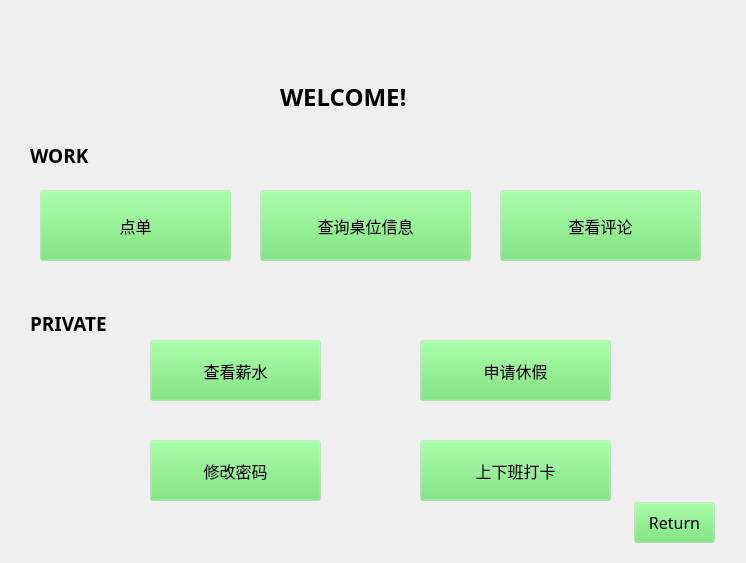
<?xml version="1.0" encoding="UTF-8"?>
<ui version="4.0">
 <class>Servant_open</class>
 <widget class="QWidget" name="Servant_open">
  <property name="geometry">
   <rect>
    <x>0</x>
    <y>0</y>
    <width>746</width>
    <height>563</height>
   </rect>
  </property>
  <property name="windowTitle">
   <string>Servant_open</string>
  </property>
  <widget class="QLabel" name="label">
   <property name="geometry">
    <rect>
     <x>280</x>
     <y>80</y>
     <width>141</width>
     <height>31</height>
    </rect>
   </property>
   <property name="font">
    <font>
     <family>微软雅黑</family>
     <pointsize>12</pointsize>
    </font>
   </property>
   <property name="text">
    <string>&lt;html&gt;&lt;head/&gt;&lt;body&gt;&lt;p&gt;&lt;span style=&quot; font-size:18pt; font-weight:600;&quot;&gt;WELCOME!&lt;/span&gt;&lt;/p&gt;&lt;/body&gt;&lt;/html&gt;</string>
   </property>
  </widget>
  <widget class="QLabel" name="label_2">
   <property name="geometry">
    <rect>
     <x>30</x>
     <y>130</y>
     <width>91</width>
     <height>51</height>
    </rect>
   </property>
   <property name="font">
    <font>
     <family>微软雅黑</family>
     <pointsize>12</pointsize>
    </font>
   </property>
   <property name="text">
    <string>&lt;html&gt;&lt;head/&gt;&lt;body&gt;&lt;p&gt;&lt;span style=&quot; font-size:14pt; font-weight:600;&quot;&gt;WORK&lt;/span&gt;&lt;/p&gt;&lt;/body&gt;&lt;/html&gt;</string>
   </property>
  </widget>
  <widget class="QLabel" name="label_3">
   <property name="geometry">
    <rect>
     <x>30</x>
     <y>310</y>
     <width>81</width>
     <height>21</height>
    </rect>
   </property>
   <property name="font">
    <font>
     <family>微软雅黑</family>
     <pointsize>12</pointsize>
    </font>
   </property>
   <property name="text">
    <string>&lt;html&gt;&lt;head/&gt;&lt;body&gt;&lt;p&gt;&lt;span style=&quot; font-size:14pt; font-weight:600;&quot;&gt;PRIVATE&lt;/span&gt;&lt;/p&gt;&lt;/body&gt;&lt;/html&gt;</string>
   </property>
  </widget>
  <widget class="QPushButton" name="pushButton">
   <property name="geometry">
    <rect>
     <x>40</x>
     <y>190</y>
     <width>191</width>
     <height>71</height>
    </rect>
   </property>
   <property name="font">
    <font>
     <family>微软雅黑</family>
     <pointsize>12</pointsize>
    </font>
   </property>
   <property name="styleSheet">
    <string notr="true"> QPushButton{
                background-color:rgba(100,225,100,30);//背景色（也可以设置图片）
  border-style:outset; //边框样式（inset/outset）
  border-width:4px;  //边框宽度像素
border-radius:10px;        //边框圆角半径像素
border-color:rgba(255,255,255,30);    //边框padding:6px;                //填衬
                }
                //鼠标按下样式
                QPushButton:pressed{
                background-color:rgba(100,255,100,200);
                border-color:rgba(255,255,255,30);
                border-style:inset;
                color:rgba(0,0,0,100);
                }
                //鼠标悬停样式
                QPushButton:hover{
                background-color:rgba(100,255,100,100);
                border-color:rgba(255,255,255,200);
                color:rgba(0,0,0,200);
                }</string>
   </property>
   <property name="text">
    <string>点单</string>
   </property>
  </widget>
  <widget class="QPushButton" name="pushButton_2">
   <property name="geometry">
    <rect>
     <x>260</x>
     <y>190</y>
     <width>211</width>
     <height>71</height>
    </rect>
   </property>
   <property name="font">
    <font>
     <family>微软雅黑</family>
     <pointsize>12</pointsize>
    </font>
   </property>
   <property name="styleSheet">
    <string notr="true"> QPushButton{
                background-color:rgba(100,225,100,30);//背景色（也可以设置图片）
  border-style:outset; //边框样式（inset/outset）
  border-width:4px;  //边框宽度像素
border-radius:10px;        //边框圆角半径像素
border-color:rgba(255,255,255,30);    //边框padding:6px;                //填衬
                }
                //鼠标按下样式
                QPushButton:pressed{
                background-color:rgba(100,255,100,200);
                border-color:rgba(255,255,255,30);
                border-style:inset;
                color:rgba(0,0,0,100);
                }
                //鼠标悬停样式
                QPushButton:hover{
                background-color:rgba(100,255,100,100);
                border-color:rgba(255,255,255,200);
                color:rgba(0,0,0,200);
                }</string>
   </property>
   <property name="text">
    <string>查询桌位信息</string>
   </property>
  </widget>
  <widget class="QPushButton" name="pushButton_3">
   <property name="geometry">
    <rect>
     <x>500</x>
     <y>190</y>
     <width>201</width>
     <height>71</height>
    </rect>
   </property>
   <property name="font">
    <font>
     <family>微软雅黑</family>
     <pointsize>12</pointsize>
    </font>
   </property>
   <property name="styleSheet">
    <string notr="true"> QPushButton{
                background-color:rgba(100,225,100,30);//背景色（也可以设置图片）
  border-style:outset; //边框样式（inset/outset）
  border-width:4px;  //边框宽度像素
border-radius:10px;        //边框圆角半径像素
border-color:rgba(255,255,255,30);    //边框padding:6px;                //填衬
                }
                //鼠标按下样式
                QPushButton:pressed{
                background-color:rgba(100,255,100,200);
                border-color:rgba(255,255,255,30);
                border-style:inset;
                color:rgba(0,0,0,100);
                }
                //鼠标悬停样式
                QPushButton:hover{
                background-color:rgba(100,255,100,100);
                border-color:rgba(255,255,255,200);
                color:rgba(0,0,0,200);
                }</string>
   </property>
   <property name="text">
    <string>查看评论</string>
   </property>
  </widget>
  <widget class="QPushButton" name="pushButton_4">
   <property name="geometry">
    <rect>
     <x>150</x>
     <y>340</y>
     <width>171</width>
     <height>61</height>
    </rect>
   </property>
   <property name="font">
    <font>
     <family>微软雅黑</family>
     <pointsize>12</pointsize>
    </font>
   </property>
   <property name="styleSheet">
    <string notr="true"> QPushButton{
                background-color:rgba(100,225,100,30);//背景色（也可以设置图片）
  border-style:outset; //边框样式（inset/outset）
  border-width:4px;  //边框宽度像素
border-radius:10px;        //边框圆角半径像素
border-color:rgba(255,255,255,30);    //边框padding:6px;                //填衬
                }
                //鼠标按下样式
                QPushButton:pressed{
                background-color:rgba(100,255,100,200);
                border-color:rgba(255,255,255,30);
                border-style:inset;
                color:rgba(0,0,0,100);
                }
                //鼠标悬停样式
                QPushButton:hover{
                background-color:rgba(100,255,100,100);
                border-color:rgba(255,255,255,200);
                color:rgba(0,0,0,200);
                }</string>
   </property>
   <property name="text">
    <string>查看薪水</string>
   </property>
  </widget>
  <widget class="QPushButton" name="pushButton_5">
   <property name="geometry">
    <rect>
     <x>420</x>
     <y>340</y>
     <width>191</width>
     <height>61</height>
    </rect>
   </property>
   <property name="font">
    <font>
     <family>微软雅黑</family>
     <pointsize>12</pointsize>
    </font>
   </property>
   <property name="styleSheet">
    <string notr="true"> QPushButton{
                background-color:rgba(100,225,100,30);//背景色（也可以设置图片）
  border-style:outset; //边框样式（inset/outset）
  border-width:4px;  //边框宽度像素
border-radius:10px;        //边框圆角半径像素
border-color:rgba(255,255,255,30);    //边框padding:6px;                //填衬
                }
                //鼠标按下样式
                QPushButton:pressed{
                background-color:rgba(100,255,100,200);
                border-color:rgba(255,255,255,30);
                border-style:inset;
                color:rgba(0,0,0,100);
                }
                //鼠标悬停样式
                QPushButton:hover{
                background-color:rgba(100,255,100,100);
                border-color:rgba(255,255,255,200);
                color:rgba(0,0,0,200);
                }</string>
   </property>
   <property name="text">
    <string>申请休假</string>
   </property>
  </widget>
  <widget class="QPushButton" name="pushButton_6">
   <property name="geometry">
    <rect>
     <x>150</x>
     <y>440</y>
     <width>171</width>
     <height>61</height>
    </rect>
   </property>
   <property name="font">
    <font>
     <family>微软雅黑</family>
     <pointsize>12</pointsize>
    </font>
   </property>
   <property name="styleSheet">
    <string notr="true"> QPushButton{
                background-color:rgba(100,225,100,30);//背景色（也可以设置图片）
  border-style:outset; //边框样式（inset/outset）
  border-width:4px;  //边框宽度像素
border-radius:10px;        //边框圆角半径像素
border-color:rgba(255,255,255,30);    //边框padding:6px;                //填衬
                }
                //鼠标按下样式
                QPushButton:pressed{
                background-color:rgba(100,255,100,200);
                border-color:rgba(255,255,255,30);
                border-style:inset;
                color:rgba(0,0,0,100);
                }
                //鼠标悬停样式
                QPushButton:hover{
                background-color:rgba(100,255,100,100);
                border-color:rgba(255,255,255,200);
                color:rgba(0,0,0,200);
                }</string>
   </property>
   <property name="text">
    <string>修改密码</string>
   </property>
  </widget>
  <widget class="QPushButton" name="pushButton_7">
   <property name="geometry">
    <rect>
     <x>420</x>
     <y>440</y>
     <width>191</width>
     <height>61</height>
    </rect>
   </property>
   <property name="font">
    <font>
     <family>微软雅黑</family>
     <pointsize>12</pointsize>
    </font>
   </property>
   <property name="styleSheet">
    <string notr="true"> QPushButton{
                background-color:rgba(100,225,100,30);//背景色（也可以设置图片）
  border-style:outset; //边框样式（inset/outset）
  border-width:4px;  //边框宽度像素
border-radius:10px;        //边框圆角半径像素
border-color:rgba(255,255,255,30);    //边框padding:6px;                //填衬
                }
                //鼠标按下样式
                QPushButton:pressed{
                background-color:rgba(100,255,100,200);
                border-color:rgba(255,255,255,30);
                border-style:inset;
                color:rgba(0,0,0,100);
                }
                //鼠标悬停样式
                QPushButton:hover{
                background-color:rgba(100,255,100,100);
                border-color:rgba(255,255,255,200);
                color:rgba(0,0,0,200);
                }</string>
   </property>
   <property name="text">
    <string>上下班打卡</string>
   </property>
  </widget>
  <widget class="QPushButton" name="pushButton_8">
   <property name="geometry">
    <rect>
     <x>634</x>
     <y>502</y>
     <width>81</width>
     <height>41</height>
    </rect>
   </property>
   <property name="font">
    <font>
     <family>微软雅黑</family>
     <pointsize>12</pointsize>
    </font>
   </property>
   <property name="styleSheet">
    <string notr="true"> QPushButton{
                background-color:rgba(100,225,100,30);//背景色（也可以设置图片）
  border-style:outset; //边框样式（inset/outset）
  border-width:4px;  //边框宽度像素
border-radius:10px;        //边框圆角半径像素
border-color:rgba(255,255,255,30);    //边框padding:6px;                //填衬
                }
                //鼠标按下样式
                QPushButton:pressed{
                background-color:rgba(100,255,100,200);
                border-color:rgba(255,255,255,30);
                border-style:inset;
                color:rgba(0,0,0,100);
                }
                //鼠标悬停样式
                QPushButton:hover{
                background-color:rgba(100,255,100,100);
                border-color:rgba(255,255,255,200);
                color:rgba(0,0,0,200);
                }</string>
   </property>
   <property name="text">
    <string>Return</string>
   </property>
  </widget>
 </widget>
 <resources/>
 <connections/>
</ui>
